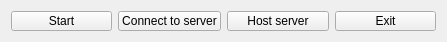
<?xml version="1.0" encoding="UTF-8"?>
<ui version="4.0">
 <class>MenuWidget</class>
 <widget class="QWidget" name="MenuWidget">
  <property name="geometry">
   <rect>
    <x>0</x>
    <y>0</y>
    <width>447</width>
    <height>38</height>
   </rect>
  </property>
  <property name="minimumSize">
   <size>
    <width>0</width>
    <height>0</height>
   </size>
  </property>
  <property name="maximumSize">
   <size>
    <width>16777215</width>
    <height>38</height>
   </size>
  </property>
  <property name="windowTitle">
   <string>Form</string>
  </property>
  <layout class="QHBoxLayout" name="horizontalLayout">
   <item>
    <widget class="QPushButton" name="startButton">
     <property name="minimumSize">
      <size>
       <width>80</width>
       <height>20</height>
      </size>
     </property>
     <property name="maximumSize">
      <size>
       <width>120</width>
       <height>20</height>
      </size>
     </property>
     <property name="text">
      <string>Start</string>
     </property>
    </widget>
   </item>
   <item>
    <widget class="QPushButton" name="connectButton">
     <property name="minimumSize">
      <size>
       <width>80</width>
       <height>20</height>
      </size>
     </property>
     <property name="maximumSize">
      <size>
       <width>120</width>
       <height>20</height>
      </size>
     </property>
     <property name="text">
      <string>Connect to server</string>
     </property>
    </widget>
   </item>
   <item>
    <widget class="QPushButton" name="hostButton">
     <property name="minimumSize">
      <size>
       <width>80</width>
       <height>20</height>
      </size>
     </property>
     <property name="maximumSize">
      <size>
       <width>120</width>
       <height>20</height>
      </size>
     </property>
     <property name="text">
      <string>Host server</string>
     </property>
    </widget>
   </item>
   <item>
    <widget class="QPushButton" name="exitButton">
     <property name="minimumSize">
      <size>
       <width>80</width>
       <height>20</height>
      </size>
     </property>
     <property name="maximumSize">
      <size>
       <width>120</width>
       <height>20</height>
      </size>
     </property>
     <property name="text">
      <string>Exit</string>
     </property>
    </widget>
   </item>
  </layout>
 </widget>
 <resources/>
 <connections/>
</ui>
